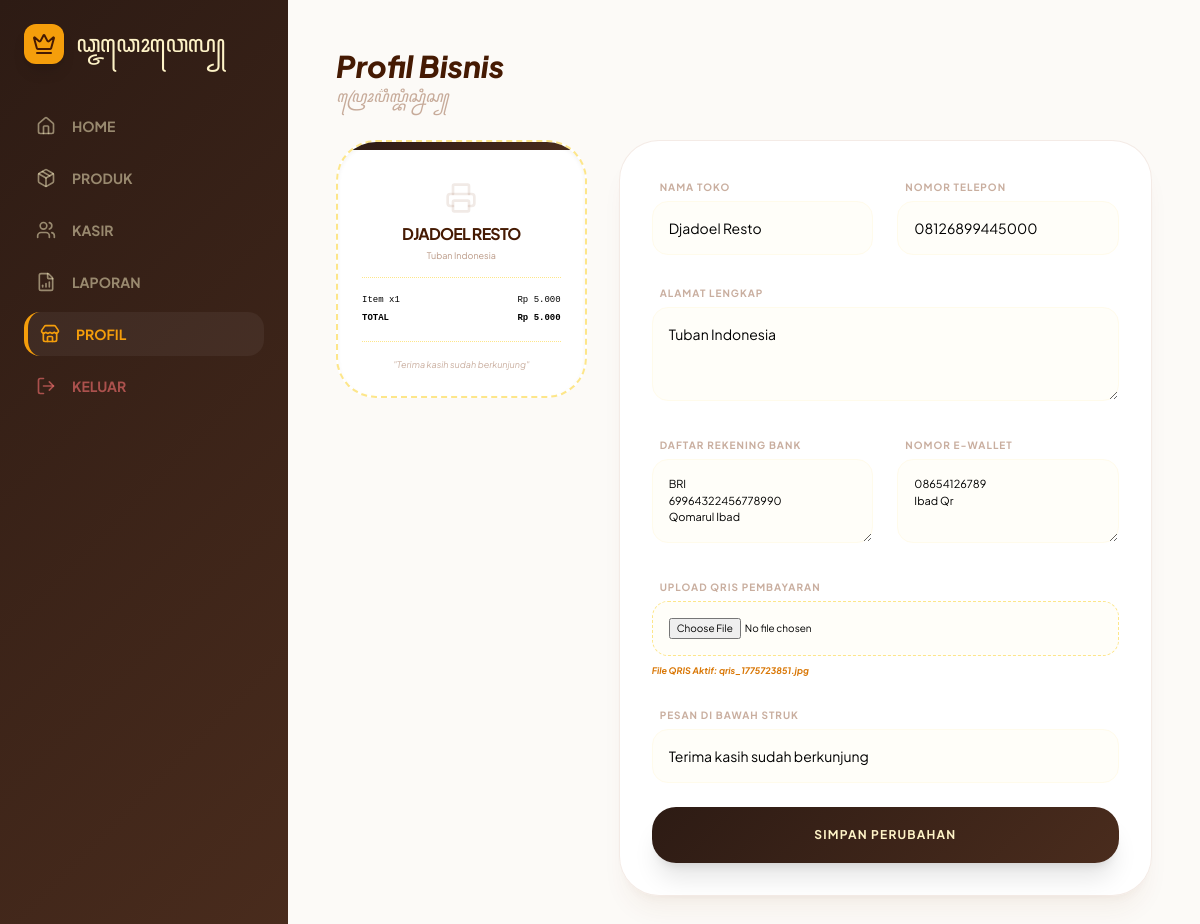
Screenshot of /profil_bisnis.php (signed in) with the database file from the repository.
### tables this page shows
CREATE TABLE `pengaturan` (
  `id` int(11) NOT NULL,
  `nama_toko` varchar(100) DEFAULT NULL,
  `alamat` text DEFAULT NULL,
  `telepon` varchar(20) DEFAULT NULL,
  `pesan_struk` text DEFAULT NULL,
  `rekening` text DEFAULT NULL,
  `ewallet` text DEFAULT NULL,
  `qris_img` varchar(255) DEFAULT NULL
);

### profil_bisnis.php (the view, shortened to what this page needs)
<?php
include 'config.php';
try {
    $stmt = $pdo->query("SELECT * FROM pengaturan LIMIT 1");
    $profil = $stmt->fetch();
} catch (PDOException $e) {
    $profil = false;
}
?>
<!DOCTYPE html>
<html lang="id">
<head>
    <script src="https://cdn.tailwindcss.com"></script>
</head>
<body class="flex flex-col md:flex-row">
    <aside class="fixed md:relative bottom-0 left-0 w-full md:w-72 wood-gradient h-[75px] md:h-screen text-amber-100 flex md:flex-col justify-between md:justify-start z-50 px-2 md:p-6 pb-[env(safe-area-inset-bottom)]">
        <div class="hidden md:flex items-center space-x-3 mb-10">
            <div class="w-10 h-10 bg-amber-500 rounded-xl flex items-center justify-center shadow-lg"><i data-lucide="crown" class="text-amber-950 w-6 h-6"></i></div>
            <h2 class="aksara text-2xl tracking-tighter">ꦣ꧀ꦗꦣꦺꦴꦮꦺꦭ꧀</h2>
        </div>
        <nav class="flex md:flex-col flex-1 justify-around md:justify-start md:space-y-2 w-full">
            <a href="dashboard_owner.php" class="flex flex-col md:flex-row items-center justify-center md:justify-start md:space-x-4 py-2 md:p-3 text-amber-100/50 rounded-2xl">
                <i data-lucide="home" class="w-5 h-5"></i>
                <span class="text-[9px] md:text-sm font-bold mt-1 md:mt-0 uppercase">Home</span>
            </a>
            <a href="stok_produk.php" class="flex flex-col md:flex-row items-center justify-center md:justify-start md:space-x-4 py-2 md:p-3 text-amber-100/50 rounded-2xl">
                <i data-lucide="package" class="w-5 h-5"></i>
                <span class="text-[9px] md:text-sm font-bold mt-1 md:mt-0 uppercase">Produk</span>
            </a>
            <a href="kelola_kasir.php" class="flex flex-col md:flex-row items-center justify-center md:justify-start md:space-x-4 py-2 md:p-3 text-amber-100/50 rounded-2xl">
                <i data-lucide="users" class="w-5 h-5"></i>
                <span class="text-[9px] md:text-sm font-bold mt-1 md:mt-0 uppercase">Kasir</span>
            </a>
            <a href="laporan_bisnis.php" class="flex flex-col md:flex-row items-center justify-center md:justify-start md:space-x-4 py-2 md:p-3 text-amber-100/50 rounded-2xl">
                <i data-lucide="file-bar-chart" class="w-5 h-5"></i>
                <span class="text-[9px] md:text-sm font-bold mt-1 md:mt-0 uppercase">Laporan</span>
            </a>
            <a href="profil_bisnis.php" class="nav-active flex flex-col md:flex-row items-center justify-center md:justify-start md:space-x-4 py-2 md:p-3 rounded-2xl">
                <i data-lucide="store" class="w-5 h-5"></i>
                <span class="text-[9px] md:text-sm font-bold mt-1 md:mt-0 uppercase font-black">Profil</span>
            </a>
            <a href="logout.php" class="flex flex-col md:flex-row items-center justify-center md:justify-start md:space-x-4 py-2 md:p-3 text-red-400/60">
                <i data-lucide="log-out" class="w-5 h-5"></i>
                <span class="text-[9px] md:text-sm font-bold mt-1 md:mt-0 uppercase">Keluar</span>
            </a>
        </nav>
    </aside>
    <main class="flex-1 content-scroll order-1 md:order-2">
        <div class="p-6 md:p-12 max-w-5xl mx-auto space-y-8">
            <div>
                <h1 class="text-3xl font-black text-amber-950 italic">Profil Bisnis</h1>
                <p class="text-amber-900/40 font-medium italic">ꦥꦿꦺꦴꦥ꦳ꦶꦭ꧀ꦧꦶꦱ꧀ꦤꦶꦱ꧀</p>
            </div>
            <div class="grid grid-cols-1 lg:grid-cols-3 gap-8">
                <div class="lg:col-span-1">
                    <div class="glass-card p-6 rounded-[2.5rem] border-2 border-dashed border-amber-200 relative overflow-hidden shadow-inner">
                        <div class="absolute top-0 left-0 w-full h-2 wood-gradient"></div>
                        <div class="text-center mt-4">
                            <i data-lucide="printer" class="w-8 h-8 mx-auto text-amber-900/10 mb-2"></i>
                            <h4 class="font-bold text-amber-950 uppercase tracking-tighter" id="preview-nama"><?= htmlspecialchars($profil['nama_toko']) ?></h4>
                            <p class="text-[9px] text-amber-900/50 px-4 mt-1 leading-tight" id="preview-alamat"><?= htmlspecialchars($profil['alamat']) ?></p>
                            <div class="border-t border-dotted border-amber-200 my-4"></div>
                            <div class="space-y-1">
                                <div class="flex justify-between text-[9px] font-mono"><span>Item x1</span><span>Rp 5.000</span></div>
                                <div class="flex justify-between text-[9px] font-mono font-bold"><span>TOTAL</span><span>Rp 5.000</span></div>
                            </div>
                            <div class="border-t border-dotted border-amber-200 my-4"></div>
                            <p class="text-[9px] italic text-amber-900/40" id="preview-pesan">"<?= htmlspecialchars($profil['pesan_struk']) ?>"</p>
                        </div>
                    </div>
                </div>
                <div class="lg:col-span-2">
                    <div class="glass-card p-8 rounded-[2.5rem] shadow-xl shadow-amber-900/5">
                        <form action="proses_profil.php" method="POST" enctype="multipart/form-data" class="space-y-6">
                            <div class="grid grid-cols-1 md:grid-cols-2 gap-6">
                                <div class="col-span-2 md:col-span-1">
                                    <label class="text-[10px] font-bold text-amber-900/40 uppercase ml-2 tracking-widest">Nama Toko</label>
                                    <input type="text" name="nama_toko" value="<?= htmlspecialchars($profil['nama_toko']) ?>" oninput="updatePreview('preview-nama', this.value)" class="w-full mt-1 p-4 rounded-2xl border border-amber-50 bg-amber-50/30 text-sm outline-none focus:border-amber-500 transition-all">
                                </div>
                                <div class="col-span-2 md:col-span-1">
                                    <label class="text-[10px] font-bold text-amber-900/40 uppercase ml-2 tracking-widest">Nomor Telepon</label>
                                    <input type="text" name="telepon" value="<?= htmlspecialchars($profil['telepon']) ?>" class="w-full mt-1 p-4 rounded-2xl border border-amber-50 bg-amber-50/30 text-sm outline-none focus:border-amber-500 transition-all">
                                </div>
                                <div class="col-span-2">
                                    <label class="text-[10px] font-bold text-amber-900/40 uppercase ml-2 tracking-widest">Alamat Lengkap</label>
                                    <textarea name="alamat" oninput="updatePreview('preview-alamat', this.value)" rows="3" class="w-full mt-1 p-4 rounded-2xl border border-amber-50 bg-amber-50/30 text-sm outline-none focus:border-amber-500 transition-all"><?= htmlspecialchars($profil['alamat']) ?></textarea>
                                </div>
                                <div class="col-span-2 md:col-span-1">
    <label class="text-[10px] font-bold text-amber-900/40 uppercase ml-2 tracking-widest">Daftar Rekening Bank</label>
    <textarea name="rekening" rows="3" placeholder="Contoh: BRI 0021-xxx a/n Budi" class="w-full mt-1 p-4 rounded-2xl border border-amber-50 bg-amber-50/30 text-[11px] outline-none focus:border-amber-500 transition-all"><?= htmlspecialchars($profil['rekening'] ?? '') ?></textarea>
</div>
<div class="col-span-2 md:col-span-1">
    <label class="text-[10px] font-bold text-amber-900/40 uppercase ml-2 tracking-widest">Nomor E-Wallet</label>
    <textarea name="ewallet" rows="3" placeholder="Contoh: DANA 0812xxx a/n Budi" class="w-full mt-1 p-4 rounded-2xl border border-amber-50 bg-amber-50/30 text-[11px] outline-none focus:border-amber-500 transition-all"><?= htmlspecialchars($profil['ewallet'] ?? '') ?></textarea>
</div>
<div class="col-span-2">
    <label class="text-[10px] font-bold text-amber-900/40 uppercase ml-2 tracking-widest">Upload QRIS Pembayaran</label>
    <input type="file" name="qris_img" class="w-full mt-1 p-4 rounded-2xl border border-dashed border-amber-200 bg-amber-50/30 text-[10px] outline-none">
    <?php if(!empty($profil['qris_img'])): ?>
        <p class="text-[9px] mt-2 text-amber-600 font-bold italic">File QRIS Aktif: <?= $profil['qris_img'] ?></p>
    <?php endif; ?>
</div>
                                <div class="col-span-2">
                                    <label class="text-[10px] font-bold text-amber-900/40 uppercase ml-2 tracking-widest">Pesan di Bawah Struk</label>
                                    <input type="text" name="pesan_struk" value="<?= htmlspecialchars($profil['pesan_struk']) ?>" oninput="updatePreview('preview-pesan', '“' + this.value + '”')" class="w-full mt-1 p-4 rounded-2xl border border-amber-50 bg-amber-50/30 text-sm outline-none focus:border-amber-500 transition-all">
                                </div>
                            </div>
                            <button type="submit" class="w-full wood-gradient text-amber-100 py-5 rounded-3xl font-bold shadow-xl active:scale-95 transition-all mt-4 tracking-widest text-xs uppercase">Simpan Perubahan</button>
                        </form>
                    </div>
                </div>
            </div>
        </div>
    </main>
</body>
</html>

### profil_bisnis.php (style rules this page uses)
:root { --nav-height: 75px; }
body { background-color: #fcfaf7; font-family: 'Plus Jakarta Sans', sans-serif; overflow: hidden; height: 100vh; }
.aksara { font-family: 'Crimson Pro', serif; }
.wood-gradient { background: linear-gradient(135deg, #2d1b14 0%, #4a2c1d 100%); }
.glass-card { background: rgba(255, 255, 255, 0.9); backdrop-blur-md; border: 1px solid rgba(146, 64, 14, 0.1); }
.content-scroll { height: calc(100vh - var(--nav-height)); overflow-y: auto; padding-bottom: 80px; }
@media (min-width: 768px) { .content-scroll { height: 100vh; padding-bottom: 20px; } }
.nav-active { color: #f59e0b !important; background: rgba(245, 158, 11, 0.1); border-top: 3px solid #f59e0b; }
@media (min-width: 768px) { .nav-active { border-top: 0; border-left: 4px solid #f59e0b; background: rgba(255, 255, 255, 0.05); } }

### rows the page displays
pengaturan: nama_toko "DJADOEL RESTO", alamat "Tuban Indonesia", pesan_struk "Terima kasih sudah berkunjung", nama_toko "Djadoel Resto", telepon "08126899445000", rekening "BRI 69964322456778990 Qomarul Ibad", ewallet "08654126789 Ibad Qr", qris_img "qris_1775723851.jpg"
